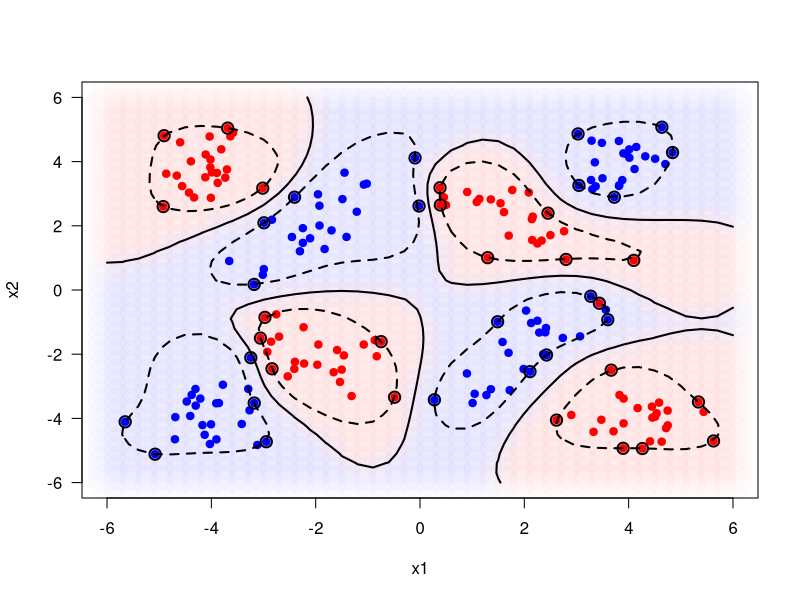

The R source for this figure:
# read data into memory
data_set <- read.csv("lab08_data_set.csv")

# get X and y values
X_train <- cbind(data_set$x1, data_set$x2)
y_train <- 2 * (data_set$y == 1) - 1

# get number of samples and number of features
N_train <- length(y_train)
D_train <- ncol(X_train)

# define Euclidean distance function
pdist <- function(X1, X2) {
  if (identical(X1, X2) == TRUE) {
    D <- as.matrix(dist(X1))
  }
  else {
    D <- as.matrix(dist(rbind(X1, X2)))
    D <- D[1:nrow(X1), (nrow(X1) + 1):(nrow(X1) + nrow(X2))]
  }
  return(D)
}

# define Gaussian kernel function
gaussian_kernel <- function(X1, X2, sigma) {
  D <- pdist(X1, X2)
  K <- exp(-D^2 / (2 * sigma^2))
}

# calculate Gaussian kernel
s <- 1
K_train <- gaussian_kernel(X_train, X_train, s)
yyK <- (y_train %*% t(y_train)) * K_train

# set learning parameters
C <- 10
epsilon <- 1e-3

# add library required to solve QP problems
library(kernlab)
result <- ipop(c = rep(-1, N_train), H = yyK,
               A = y_train, b = 0, r = 0,
               l = rep(0, N_train), u = rep(C, N_train))
alpha <- result@primal
alpha[alpha < C * epsilon] <- 0
alpha[alpha > C * (1 - epsilon)] <- C

# find bias parameter
support_indices <- which(alpha != 0)
active_indices <- which(alpha != 0 & alpha < C)
b <- mean(y_train[active_indices] * (1 - yyK[active_indices, support_indices] %*% alpha[support_indices]))

# calculate predictions on training samples
f_predicted <- K_train %*% (y_train * alpha) + b

# calculate confusion matrix
y_predicted <- 2 * (f_predicted > 0) - 1
confusion_matrix <- table(y_predicted, y_train)
print(confusion_matrix)

# evaluate discriminant function on a grid
x1_interval <- seq(from = -6, to = +6, by = 0.3)
x2_interval <- seq(from = -6, to = +6, by = 0.3)
x1_grid <- matrix(x1_interval, nrow = length(x1_interval), ncol = length(x1_interval), byrow = FALSE)
x2_grid <- matrix(x2_interval, nrow = length(x2_interval), ncol = length(x2_interval), byrow = TRUE)

K_test <- gaussian_kernel(cbind(as.numeric(x1_grid), as.numeric(x2_grid)), X_train, s)
discriminant_values <- matrix(K_test %*% (y_train * alpha) + b, length(x1_interval), length(x2_interval))

plot(X_train[y_train == 1, 1], X_train[y_train == 1, 2], 
     type = "p", pch = 19, col = "red",
     xlim = c(-6, +6), ylim = c(-6, +6),
     xlab = "x1", ylab = "x2", las = 1)
points(X_train[y_train == -1, 1], X_train[y_train == -1, 2], type = "p", pch = 19, col = "blue")
points(X_train[support_indices, 1], X_train[support_indices, 2], cex = 1.5, lwd = 2)
points(x1_grid[discriminant_values > 0], x2_grid[discriminant_values > 0], col = rgb(red = 1, green = 0, blue = 0, alpha = 0.01), pch = 19, cex = 5)
points(x1_grid[discriminant_values < 0], x2_grid[discriminant_values < 0], col = rgb(red = 0, green = 0, blue = 1, alpha = 0.01), pch = 19, cex = 5)
contour(x1_interval, x2_interval, discriminant_values, levels = c(0, -1, +1), add = TRUE, lwd = 2, drawlabels = FALSE, lty = c(1, 2, 2))
